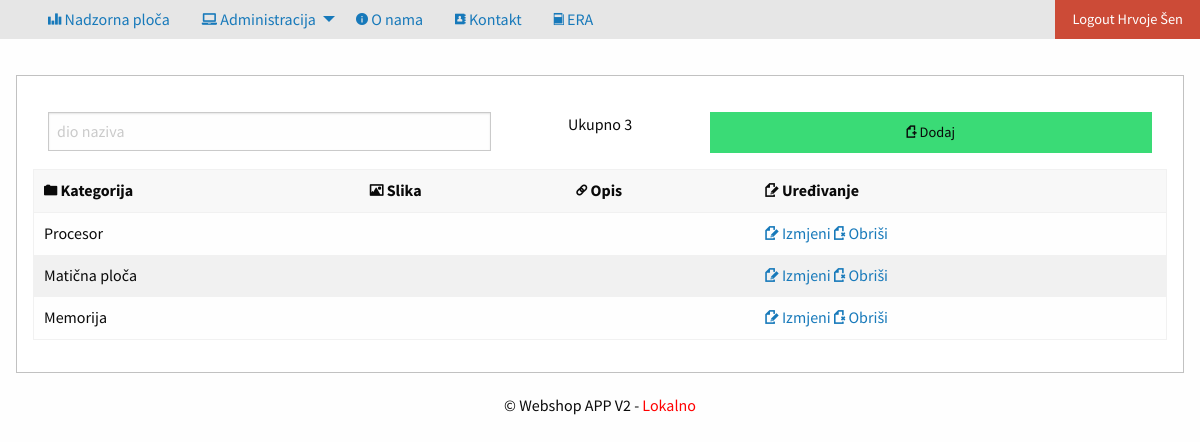
The page /privatno/kategorije/index.php (signed in) on the database its author committed.
### tables this page shows
create table kategorija(
sifra			int (6) primary key auto_increment,
naziv			varchar (50) not null,
slika			varchar (255),
opis			varchar (50)
);

### konfiguracija.php (called while the page is built, shortened)
<?php
$rezultataPoStranici=10;

### privatno/kategorije/index.php (the view, shortened to what this page needs)
<?php include_once '../../konfiguracija.php';  provjeraLogin(); ?>
<?php
$uvjet = isset($_GET["uvjet"]) ? $_GET["uvjet"] : "";
$stranica=1;
?>
<!doctype html>
<html class="no-js" lang="en" dir="ltr">
	<head>
		<?php include_once '../../predlosci/zaglavlje.php'; ?>
	</head>
	<body>
		<?php include_once '../../predlosci/izbornik.php'; ?>
		<div class="row">
			<div class="callout">
				<div class="row">
					<div class="grid-x grid-padding-x">
						<div class="large-auto cell">
							<form method="GET">
								<input type="text" placeholder="dio naziva" name="uvjet" value="<?php echo $uvjet; ?>"/>
							</form>
						</div>
						<?php
							$uvjetUpit="%" . $uvjet . "%";
							$izraz=$veza->prepare("select count(*) from kategorija where naziv like :uvjet");
							$izraz->execute(array("uvjet"=>$uvjetUpit));
							$ukupnoKategorija=$izraz->fetchColumn();
						?>
						<div class="cell large-2" style="text-align: center;">Ukupno
							<?php echo $ukupnoKategorija; ?>
						</div>
						<div class="large-auto cell">
							<a href="unos.php" class="success button expanded"><i title="Dodaj" class="step fi-page-add size-48"></i> Dodaj</a></th>
						</div>
					</div>
				</div>
					<table>
						<thead>
							<tr>
								<th><i title="Kategorija" class="step fi-folder size-48"></i> Kategorija</th>
								<th><i title="Slika" class="step fi-photo size-48"></i> Slika</th>
								<th><i title="Opis" class="step fi-link size-48"></i> Opis</th>
								<th><i title="Uređivanje" class="step fi-page-edit size-48"></i> Uređivanje</th>
							</tr>
						</thead>
						<tbody>
							<?php
							if((($rezultataPoStranici*$stranica)-$rezultataPoStranici)<0){
							$izraz = $veza->prepare("select * from kategorija
							where naziv like :uvjet");
							} else {
							$izraz = $veza->prepare("select * from kategorija
							where naziv like :uvjet limit " . (($rezultataPoStranici*$stranica)-$rezultataPoStranici) . ", " . $rezultataPoStranici);
							}
							$uvjet="%" . $uvjet . "%";
							$izraz->execute(array("uvjet"=>$uvjet));
							$rezultati = $izraz->fetchAll(PDO::FETCH_OBJ);
							foreach ($rezultati as $red) :
							?>
							<tr>
								<td><?php echo $red->naziv; ?></td>
								<td><?php echo $red->slika; ?></td>
								<td><?php echo $red->opis; ?></td>
								<td>
									<a href="promjena.php?sifra=<?php echo $red->sifra;
									if(isset($_GET["uvjet"])){
										echo "&uvjet=" . $_GET["uvjet"];
									}?>"><i title="Promjena" class="step fi-page-edit size-48"></i> Izmjeni</a>
									<a href="brisanje.php?sifra=<?php echo $red->sifra;
										if(isset($_GET["uvjet"])){
										echo "&uvjet=" . $_GET["uvjet"];
									}?>"><i title="Obriši" class="step fi-page-delete size-48"></i> Obriši</a>
								</td>
							</tr>
							<?php endforeach; ?>
						</tbody>
					</table>
			</div>
		</div>
		<?php	include_once '../../predlosci/podnozje.php'; ?>
	</body>
</html>

### css/app.css (style rules this page uses)
body { font-family: 'Source Sans Pro', sans-serif; }
.row { max-width: 100%; padding-top: 20px; }

### rows shown on the page
kategorija: naziv "Procesor"
kategorija: naziv "Matična ploča"
kategorija: naziv "Memorija"

### other values the page prints
$_SESSION["logiran"]->ime "Hrvoje"
$_SESSION["logiran"]->prezime "Šen"
$ukupnoKategorija "3"
$naslovAplikacije "Webshop APP V2"
